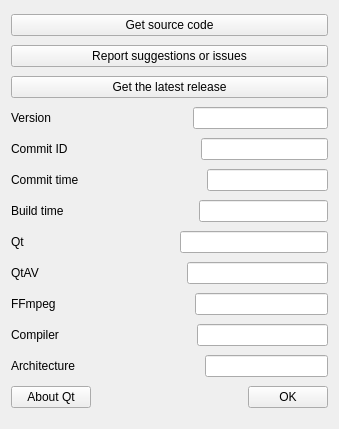
<?xml version="1.0" encoding="UTF-8"?>
<ui version="4.0">
 <class>AboutDialog</class>
 <widget class="QWidget" name="AboutDialog">
  <property name="geometry">
   <rect>
    <x>0</x>
    <y>0</y>
    <width>339</width>
    <height>429</height>
   </rect>
  </property>
  <property name="windowTitle">
   <string>About</string>
  </property>
  <property name="windowIcon">
   <iconset resource="../images.qrc">
    <normaloff>:/images/bee.ico</normaloff>:/images/bee.ico</iconset>
  </property>
  <layout class="QVBoxLayout" name="verticalLayout">
   <item>
    <widget class="QPushButton" name="pushButton_source">
     <property name="text">
      <string>Get source code</string>
     </property>
    </widget>
   </item>
   <item>
    <widget class="QPushButton" name="pushButton_issues">
     <property name="text">
      <string>Report suggestions or issues</string>
     </property>
    </widget>
   </item>
   <item>
    <widget class="QPushButton" name="pushButton_release">
     <property name="text">
      <string>Get the latest release</string>
     </property>
    </widget>
   </item>
   <item>
    <layout class="QHBoxLayout" name="horizontalLayout_5">
     <item>
      <widget class="QLabel" name="label_4">
       <property name="sizePolicy">
        <sizepolicy hsizetype="Preferred" vsizetype="Fixed">
         <horstretch>0</horstretch>
         <verstretch>0</verstretch>
        </sizepolicy>
       </property>
       <property name="text">
        <string>Version</string>
       </property>
      </widget>
     </item>
     <item>
      <spacer name="horizontalSpacer_2">
       <property name="orientation">
        <enum>Qt::Horizontal</enum>
       </property>
       <property name="sizeHint" stdset="0">
        <size>
         <width>40</width>
         <height>20</height>
        </size>
       </property>
      </spacer>
     </item>
     <item>
      <widget class="QLineEdit" name="lineEdit_version">
       <property name="sizePolicy">
        <sizepolicy hsizetype="Expanding" vsizetype="Fixed">
         <horstretch>0</horstretch>
         <verstretch>0</verstretch>
        </sizepolicy>
       </property>
       <property name="minimumSize">
        <size>
         <width>0</width>
         <height>0</height>
        </size>
       </property>
       <property name="readOnly">
        <bool>true</bool>
       </property>
      </widget>
     </item>
    </layout>
   </item>
   <item>
    <layout class="QHBoxLayout" name="horizontalLayout_6">
     <item>
      <widget class="QLabel" name="label_8">
       <property name="sizePolicy">
        <sizepolicy hsizetype="Preferred" vsizetype="Fixed">
         <horstretch>0</horstretch>
         <verstretch>0</verstretch>
        </sizepolicy>
       </property>
       <property name="text">
        <string>Commit ID</string>
       </property>
      </widget>
     </item>
     <item>
      <spacer name="horizontalSpacer_3">
       <property name="orientation">
        <enum>Qt::Horizontal</enum>
       </property>
       <property name="sizeHint" stdset="0">
        <size>
         <width>40</width>
         <height>20</height>
        </size>
       </property>
      </spacer>
     </item>
     <item>
      <widget class="QLineEdit" name="lineEdit_commit_id">
       <property name="sizePolicy">
        <sizepolicy hsizetype="Expanding" vsizetype="Fixed">
         <horstretch>0</horstretch>
         <verstretch>0</verstretch>
        </sizepolicy>
       </property>
       <property name="readOnly">
        <bool>true</bool>
       </property>
      </widget>
     </item>
    </layout>
   </item>
   <item>
    <layout class="QHBoxLayout" name="horizontalLayout_7">
     <item>
      <widget class="QLabel" name="label_9">
       <property name="sizePolicy">
        <sizepolicy hsizetype="Preferred" vsizetype="Fixed">
         <horstretch>0</horstretch>
         <verstretch>0</verstretch>
        </sizepolicy>
       </property>
       <property name="text">
        <string>Commit time</string>
       </property>
      </widget>
     </item>
     <item>
      <spacer name="horizontalSpacer_4">
       <property name="orientation">
        <enum>Qt::Horizontal</enum>
       </property>
       <property name="sizeHint" stdset="0">
        <size>
         <width>40</width>
         <height>20</height>
        </size>
       </property>
      </spacer>
     </item>
     <item>
      <widget class="QLineEdit" name="lineEdit_commit_time">
       <property name="sizePolicy">
        <sizepolicy hsizetype="Expanding" vsizetype="Fixed">
         <horstretch>0</horstretch>
         <verstretch>0</verstretch>
        </sizepolicy>
       </property>
       <property name="readOnly">
        <bool>true</bool>
       </property>
      </widget>
     </item>
    </layout>
   </item>
   <item>
    <layout class="QHBoxLayout" name="horizontalLayout_13">
     <item>
      <widget class="QLabel" name="label">
       <property name="sizePolicy">
        <sizepolicy hsizetype="Preferred" vsizetype="Fixed">
         <horstretch>0</horstretch>
         <verstretch>0</verstretch>
        </sizepolicy>
       </property>
       <property name="text">
        <string>Build time</string>
       </property>
      </widget>
     </item>
     <item>
      <spacer name="horizontalSpacer_13">
       <property name="orientation">
        <enum>Qt::Horizontal</enum>
       </property>
       <property name="sizeHint" stdset="0">
        <size>
         <width>40</width>
         <height>20</height>
        </size>
       </property>
      </spacer>
     </item>
     <item>
      <widget class="QLineEdit" name="lineEdit_build_time">
       <property name="sizePolicy">
        <sizepolicy hsizetype="Expanding" vsizetype="Fixed">
         <horstretch>0</horstretch>
         <verstretch>0</verstretch>
        </sizepolicy>
       </property>
       <property name="readOnly">
        <bool>true</bool>
       </property>
      </widget>
     </item>
    </layout>
   </item>
   <item>
    <layout class="QHBoxLayout" name="horizontalLayout_8">
     <item>
      <widget class="QLabel" name="label_5">
       <property name="sizePolicy">
        <sizepolicy hsizetype="Preferred" vsizetype="Fixed">
         <horstretch>0</horstretch>
         <verstretch>0</verstretch>
        </sizepolicy>
       </property>
       <property name="text">
        <string>Qt</string>
       </property>
      </widget>
     </item>
     <item>
      <spacer name="horizontalSpacer_5">
       <property name="orientation">
        <enum>Qt::Horizontal</enum>
       </property>
       <property name="sizeHint" stdset="0">
        <size>
         <width>40</width>
         <height>20</height>
        </size>
       </property>
      </spacer>
     </item>
     <item>
      <widget class="QLineEdit" name="lineEdit_qt">
       <property name="sizePolicy">
        <sizepolicy hsizetype="Expanding" vsizetype="Fixed">
         <horstretch>0</horstretch>
         <verstretch>0</verstretch>
        </sizepolicy>
       </property>
       <property name="readOnly">
        <bool>true</bool>
       </property>
      </widget>
     </item>
    </layout>
   </item>
   <item>
    <layout class="QHBoxLayout" name="horizontalLayout_9">
     <item>
      <widget class="QLabel" name="label_6">
       <property name="sizePolicy">
        <sizepolicy hsizetype="Preferred" vsizetype="Fixed">
         <horstretch>0</horstretch>
         <verstretch>0</verstretch>
        </sizepolicy>
       </property>
       <property name="text">
        <string>QtAV</string>
       </property>
      </widget>
     </item>
     <item>
      <spacer name="horizontalSpacer_6">
       <property name="orientation">
        <enum>Qt::Horizontal</enum>
       </property>
       <property name="sizeHint" stdset="0">
        <size>
         <width>40</width>
         <height>20</height>
        </size>
       </property>
      </spacer>
     </item>
     <item>
      <widget class="QLineEdit" name="lineEdit_qtav">
       <property name="sizePolicy">
        <sizepolicy hsizetype="Expanding" vsizetype="Fixed">
         <horstretch>0</horstretch>
         <verstretch>0</verstretch>
        </sizepolicy>
       </property>
       <property name="readOnly">
        <bool>true</bool>
       </property>
      </widget>
     </item>
    </layout>
   </item>
   <item>
    <layout class="QHBoxLayout" name="horizontalLayout_10">
     <item>
      <widget class="QLabel" name="label_7">
       <property name="sizePolicy">
        <sizepolicy hsizetype="Preferred" vsizetype="Fixed">
         <horstretch>0</horstretch>
         <verstretch>0</verstretch>
        </sizepolicy>
       </property>
       <property name="text">
        <string>FFmpeg</string>
       </property>
      </widget>
     </item>
     <item>
      <spacer name="horizontalSpacer_7">
       <property name="orientation">
        <enum>Qt::Horizontal</enum>
       </property>
       <property name="sizeHint" stdset="0">
        <size>
         <width>40</width>
         <height>20</height>
        </size>
       </property>
      </spacer>
     </item>
     <item>
      <widget class="QLineEdit" name="lineEdit_ffmpeg">
       <property name="sizePolicy">
        <sizepolicy hsizetype="Expanding" vsizetype="Fixed">
         <horstretch>0</horstretch>
         <verstretch>0</verstretch>
        </sizepolicy>
       </property>
       <property name="readOnly">
        <bool>true</bool>
       </property>
      </widget>
     </item>
    </layout>
   </item>
   <item>
    <layout class="QHBoxLayout" name="horizontalLayout_11">
     <item>
      <widget class="QLabel" name="label_10">
       <property name="sizePolicy">
        <sizepolicy hsizetype="Preferred" vsizetype="Fixed">
         <horstretch>0</horstretch>
         <verstretch>0</verstretch>
        </sizepolicy>
       </property>
       <property name="text">
        <string>Compiler</string>
       </property>
      </widget>
     </item>
     <item>
      <spacer name="horizontalSpacer_8">
       <property name="orientation">
        <enum>Qt::Horizontal</enum>
       </property>
       <property name="sizeHint" stdset="0">
        <size>
         <width>40</width>
         <height>20</height>
        </size>
       </property>
      </spacer>
     </item>
     <item>
      <widget class="QLineEdit" name="lineEdit_compiler">
       <property name="sizePolicy">
        <sizepolicy hsizetype="Expanding" vsizetype="Fixed">
         <horstretch>0</horstretch>
         <verstretch>0</verstretch>
        </sizepolicy>
       </property>
       <property name="readOnly">
        <bool>true</bool>
       </property>
      </widget>
     </item>
    </layout>
   </item>
   <item>
    <layout class="QHBoxLayout" name="horizontalLayout_12">
     <item>
      <widget class="QLabel" name="label_11">
       <property name="sizePolicy">
        <sizepolicy hsizetype="Preferred" vsizetype="Fixed">
         <horstretch>0</horstretch>
         <verstretch>0</verstretch>
        </sizepolicy>
       </property>
       <property name="text">
        <string>Architecture</string>
       </property>
      </widget>
     </item>
     <item>
      <spacer name="horizontalSpacer_9">
       <property name="orientation">
        <enum>Qt::Horizontal</enum>
       </property>
       <property name="sizeHint" stdset="0">
        <size>
         <width>40</width>
         <height>20</height>
        </size>
       </property>
      </spacer>
     </item>
     <item>
      <widget class="QLineEdit" name="lineEdit_arch">
       <property name="sizePolicy">
        <sizepolicy hsizetype="Expanding" vsizetype="Fixed">
         <horstretch>0</horstretch>
         <verstretch>0</verstretch>
        </sizepolicy>
       </property>
       <property name="readOnly">
        <bool>true</bool>
       </property>
      </widget>
     </item>
    </layout>
   </item>
   <item>
    <layout class="QHBoxLayout" name="horizontalLayout">
     <item>
      <widget class="QPushButton" name="pushButton_aboutQt">
       <property name="text">
        <string>About Qt</string>
       </property>
      </widget>
     </item>
     <item>
      <spacer name="horizontalSpacer">
       <property name="orientation">
        <enum>Qt::Horizontal</enum>
       </property>
       <property name="sizeHint" stdset="0">
        <size>
         <width>40</width>
         <height>20</height>
        </size>
       </property>
      </spacer>
     </item>
     <item>
      <widget class="QPushButton" name="pushButton_ok">
       <property name="text">
        <string>OK</string>
       </property>
      </widget>
     </item>
    </layout>
   </item>
  </layout>
 </widget>
 <resources>
  <include location="../images.qrc"/>
 </resources>
 <connections/>
</ui>
